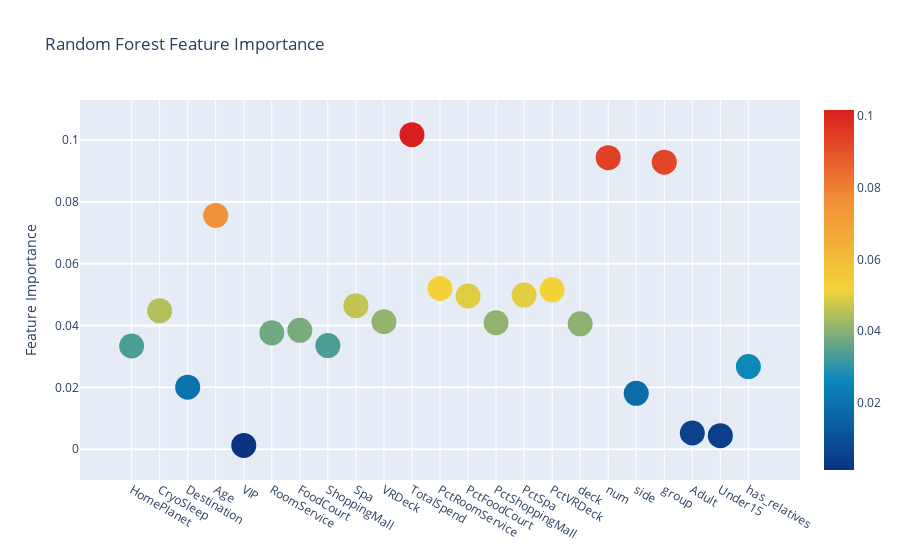
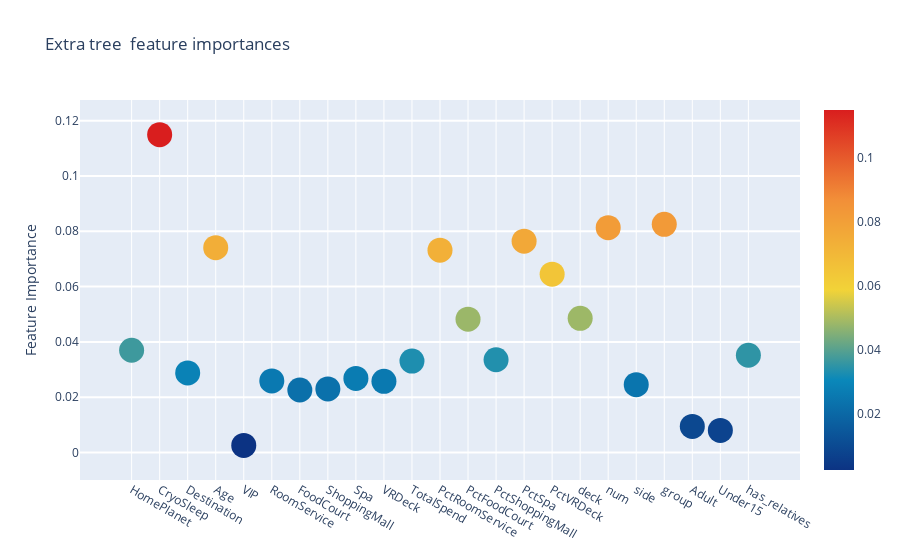
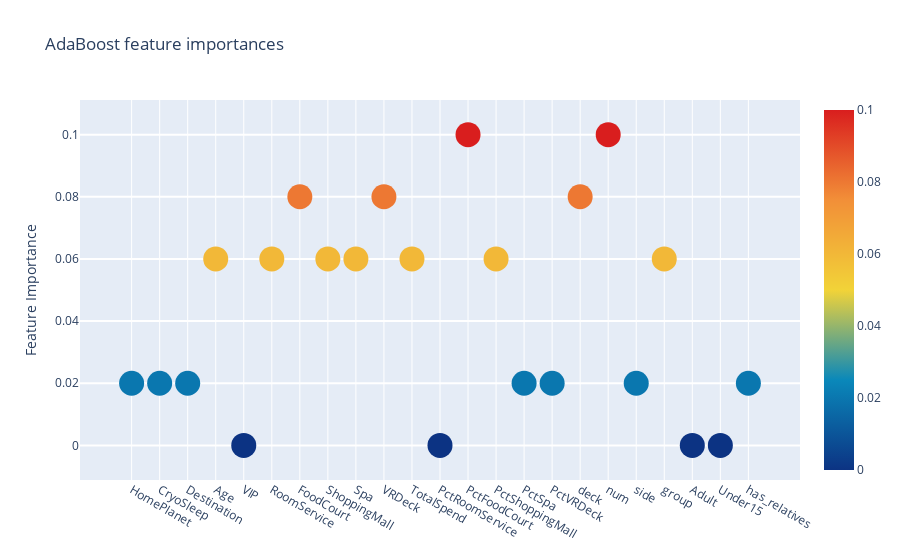
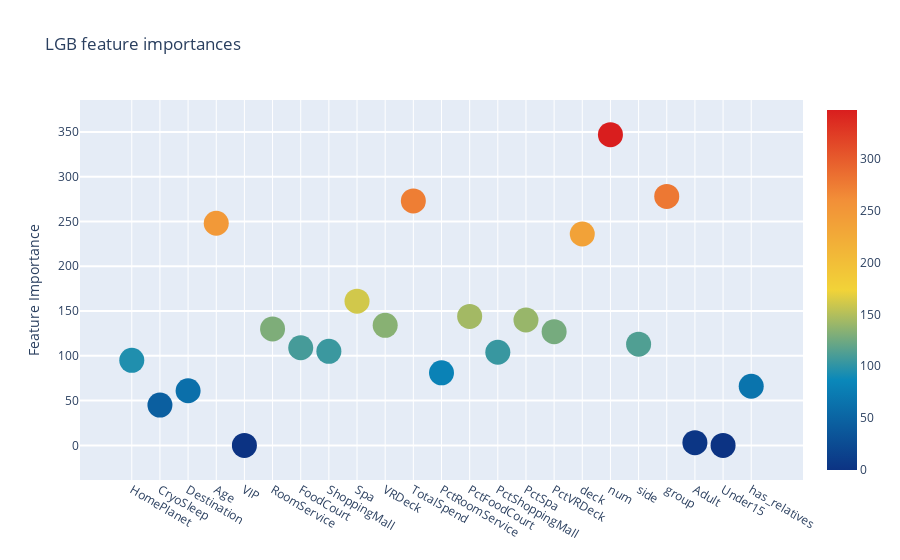

Notebook code for these charts, in order:
### Markdown cell above
Interactive feature importances via Plotly scatterplots

### Code cell
import plotly.offline as py

# Random forest
trace = go.Scatter(
    y = feature_dataframe['Random Forest feature importances'].values,
    x = feature_dataframe['features'].values,
    mode='markers',
    marker=dict(
        sizemode = 'diameter',
        sizeref = 1,
        size = 25,
#       size= feature_dataframe['AdaBoost feature importances'].values,
        #color = np.random.randn(500), #set color equal to a variable
        color = feature_dataframe['Random Forest feature importances'].values,
        colorscale='Portland',
        showscale=True
    ),
    text = feature_dataframe['features'].values
)
data = [trace]

layout= go.Layout(
    autosize= True,
    title= 'Random Forest Feature Importance',
    hovermode= 'closest',
#     xaxis= dict(
#         title= 'Pop',
#         ticklen= 5,
#         zeroline= False,
#         gridwidth= 2,
#     ),
    yaxis=dict(
        title= 'Feature Importance',
        ticklen= 5,
        gridwidth= 2
    ),
    showlegend= False
)
fig = go.Figure(data=data, layout=layout)
py.iplot(fig,filename='scatter2010')


# Extra tree
trace = go.Scatter(
    y = feature_dataframe['Extra tree  feature importances'].values,
    x = feature_dataframe['features'].values,
    mode='markers',
    marker=dict(
        sizemode = 'diameter',
        sizeref = 1,
        size = 25,
#       size= feature_dataframe['AdaBoost feature importances'].values,
        #color = np.random.randn(500), #set color equal to a variable
        color = feature_dataframe['Extra tree  feature importances'].values,
        colorscale='Portland',
        showscale=True
    ),
    text = feature_dataframe['features'].values
)
data = [trace]

layout= go.Layout(
    autosize= True,
    title= 'Extra tree  feature importances',
    hovermode= 'closest',
#     xaxis= dict(
#         title= 'Pop',
#         ticklen= 5,
#         zeroline= False,
#         gridwidth= 2,
#     ),
    yaxis=dict(
        title= 'Feature Importance',
        ticklen= 5,
        gridwidth= 2
    ),
    showlegend= False
)
fig = go.Figure(data=data, layout=layout)
py.iplot(fig,filename='scatter2010')


# AdaBoost
trace = go.Scatter(
    y = feature_dataframe['AdaBoost feature importances'].values,
    x = feature_dataframe['features'].values,
    mode='markers',
    marker=dict(
        sizemode = 'diameter',
        sizeref = 1,
        size = 25,
#       size= feature_dataframe['AdaBoost feature importances'].values,
        #color = np.random.randn(500), #set color equal to a variable
        color = feature_dataframe['AdaBoost feature importances'].values,
        colorscale='Portland',
        showscale=True
    ),
    text = feature_dataframe['features'].values
)
data = [trace]

layout= go.Layout(
    autosize= True,
    title= 'AdaBoost feature importances',
    hovermode= 'closest',
#     xaxis= dict(
#         title= 'Pop',
#         ticklen= 5,
#         zeroline= False,
#         gridwidth= 2,
#     ),
    yaxis=dict(
        title= 'Feature Importance',
        ticklen= 5,
        gridwidth= 2
    ),
    showlegend= False
)
fig = go.Figure(data=data, layout=layout)
py.iplot(fig,filename='scatter2010')

# # CatBoost
# trace = go.Scatter(
#     y = feature_dataframe['Catboost  feature importances'].values,
#     x = feature_dataframe['features'].values,
#     mode='markers',
#     marker=dict(
#         sizemode = 'diameter',
#         sizeref = 1,
#         size = 25,
# #       size= feature_dataframe['AdaBoost feature importances'].values,
#         #color = np.random.randn(500), #set color equal to a variable
#         color = feature_dataframe['Catboost  feature importances'].values,
#         colorscale='Portland',
#         showscale=True
#     ),
#     text = feature_dataframe['features'].values
# )
# data = [trace]

# layout= go.Layout(
#     autosize= True,
#     title= 'Catboost  feature importances',
#     hovermode= 'closest',
# #     xaxis= dict(
# #         title= 'Pop',
# #         ticklen= 5,
# #         zeroline= False,
# #         gridwidth= 2,
# #     ),
#     yaxis=dict(
#         title= 'Feature Importance',
#         ticklen= 5,
#         gridwidth= 2
#     ),
#     showlegend= False
# )
# fig = go.Figure(data=data, layout=layout)
# py.iplot(fig,filename='scatter2010')

# LGB 
trace = go.Scatter(
    y = feature_dataframe['LGB feature importances'].values,
    x = feature_dataframe['features'].values,
    mode='markers',
    marker=dict(
        sizemode = 'diameter',
        sizeref = 1,
        size = 25,
#       size= feature_dataframe['AdaBoost feature importances'].values,
        #color = np.random.randn(500), #set color equal to a variable
        color = feature_dataframe['LGB feature importances'].values,
        colorscale='Portland',
        showscale=True
    ),
    text = feature_dataframe['features'].values
)
data = [trace]

layout= go.Layout(
    autosize= True,
    title= 'LGB feature importances',
    hovermode= 'closest',
#     xaxis= dict(
#         title= 'Pop',
#         ticklen= 5,
#         zeroline= False,
#         gridwidth= 2,
#     ),
    yaxis=dict(
        title= 'Feature Importance',
        ticklen= 5,
        gridwidth= 2
    ),
    showlegend= False
)
fig = go.Figure(data=data, layout=layout)
py.iplot(fig,filename='scatter2010')

### Figure 1 — Plotly figure (JSON) as saved in the notebook; plotly's stock layout.template omitted (floating-point values rounded to 4 significant figures)
{"data": [{"marker": {"color": [0.03339, 0.04475, 0.02008, 0.07561, 0.001238, 0.03765, 0.03846, 0.03351, 0.04641, 0.04122, 0.1018, 0.05198, 0.04955, 0.0409, 0.04985, 0.05155, 0.04054, 0.0943, 0.01806, 0.09283, 0.005241, 0.00438, 0.02673], "colorscale": [[0, "rgb(12,51,131)"], [0.25, "rgb(10,136,186)"], [0.5, "rgb(242,211,56)"], [0.75, "rgb(242,143,56)"], [1, "rgb(217,30,30)"]], "showscale": true, "size": 25, "sizemode": "diameter", "sizeref": 1}, "mode": "markers", "text": ["HomePlanet", "CryoSleep", "Destination", "Age", "VIP", "RoomService", "FoodCourt", "ShoppingMall", "Spa", "VRDeck", "TotalSpend", "PctRoomService", "PctFoodCourt", "PctShoppingMall", "PctSpa", "PctVRDeck", "deck", "num", "side", "group", "Adult", "Under15", "has_relatives"], "type": "scatter", "x": ["HomePlanet", "CryoSleep", "Destination", "Age", "VIP", "RoomService", "FoodCourt", "ShoppingMall", "Spa", "VRDeck", "TotalSpend", "PctRoomService", "PctFoodCourt", "PctShoppingMall", "PctSpa", "PctVRDeck", "deck", "num", "side", "group", "Adult", "Under15", "has_relatives"], "y": [0.03339, 0.04475, 0.02008, 0.07561, 0.001238, 0.03765, 0.03846, 0.03351, 0.04641, 0.04122, 0.1018, 0.05198, 0.04955, 0.0409, 0.04985, 0.05155, 0.04054, 0.0943, 0.01806, 0.09283, 0.005241, 0.00438, 0.02673]}], "layout": {"autosize": true, "hovermode": "closest", "showlegend": false, "title": {"text": "Random Forest Feature Importance"}, "yaxis": {"gridwidth": 2, "ticklen": 5, "title": {"text": "Feature Importance"}}}}

### Figure 2 — Plotly figure (JSON) as saved in the notebook; plotly's stock layout.template omitted (floating-point values rounded to 4 significant figures)
{"data": [{"marker": {"color": [0.037, 0.115, 0.02878, 0.07409, 0.002598, 0.02589, 0.02261, 0.023, 0.02679, 0.02577, 0.03308, 0.07317, 0.04823, 0.03355, 0.07642, 0.0645, 0.04854, 0.08132, 0.02456, 0.08251, 0.009457, 0.007998, 0.03519], "colorscale": [[0, "rgb(12,51,131)"], [0.25, "rgb(10,136,186)"], [0.5, "rgb(242,211,56)"], [0.75, "rgb(242,143,56)"], [1, "rgb(217,30,30)"]], "showscale": true, "size": 25, "sizemode": "diameter", "sizeref": 1}, "mode": "markers", "text": ["HomePlanet", "CryoSleep", "Destination", "Age", "VIP", "RoomService", "FoodCourt", "ShoppingMall", "Spa", "VRDeck", "TotalSpend", "PctRoomService", "PctFoodCourt", "PctShoppingMall", "PctSpa", "PctVRDeck", "deck", "num", "side", "group", "Adult", "Under15", "has_relatives"], "type": "scatter", "x": ["HomePlanet", "CryoSleep", "Destination", "Age", "VIP", "RoomService", "FoodCourt", "ShoppingMall", "Spa", "VRDeck", "TotalSpend", "PctRoomService", "PctFoodCourt", "PctShoppingMall", "PctSpa", "PctVRDeck", "deck", "num", "side", "group", "Adult", "Under15", "has_relatives"], "y": [0.037, 0.115, 0.02878, 0.07409, 0.002598, 0.02589, 0.02261, 0.023, 0.02679, 0.02577, 0.03308, 0.07317, 0.04823, 0.03355, 0.07642, 0.0645, 0.04854, 0.08132, 0.02456, 0.08251, 0.009457, 0.007998, 0.03519]}], "layout": {"autosize": true, "hovermode": "closest", "showlegend": false, "title": {"text": "Extra tree  feature importances"}, "yaxis": {"gridwidth": 2, "ticklen": 5, "title": {"text": "Feature Importance"}}}}

### Figure 3 — Plotly figure (JSON) as saved in the notebook; plotly's stock layout.template omitted (floating-point values rounded to 4 significant figures)
{"data": [{"marker": {"color": [0.02, 0.02, 0.02, 0.06, 0, 0.06, 0.08, 0.06, 0.06, 0.08, 0.06, 0, 0.1, 0.06, 0.02, 0.02, 0.08, 0.1, 0.02, 0.06, 0, 0, 0.02], "colorscale": [[0, "rgb(12,51,131)"], [0.25, "rgb(10,136,186)"], [0.5, "rgb(242,211,56)"], [0.75, "rgb(242,143,56)"], [1, "rgb(217,30,30)"]], "showscale": true, "size": 25, "sizemode": "diameter", "sizeref": 1}, "mode": "markers", "text": ["HomePlanet", "CryoSleep", "Destination", "Age", "VIP", "RoomService", "FoodCourt", "ShoppingMall", "Spa", "VRDeck", "TotalSpend", "PctRoomService", "PctFoodCourt", "PctShoppingMall", "PctSpa", "PctVRDeck", "deck", "num", "side", "group", "Adult", "Under15", "has_relatives"], "type": "scatter", "x": ["HomePlanet", "CryoSleep", "Destination", "Age", "VIP", "RoomService", "FoodCourt", "ShoppingMall", "Spa", "VRDeck", "TotalSpend", "PctRoomService", "PctFoodCourt", "PctShoppingMall", "PctSpa", "PctVRDeck", "deck", "num", "side", "group", "Adult", "Under15", "has_relatives"], "y": [0.02, 0.02, 0.02, 0.06, 0, 0.06, 0.08, 0.06, 0.06, 0.08, 0.06, 0, 0.1, 0.06, 0.02, 0.02, 0.08, 0.1, 0.02, 0.06, 0, 0, 0.02]}], "layout": {"autosize": true, "hovermode": "closest", "showlegend": false, "title": {"text": "AdaBoost feature importances"}, "yaxis": {"gridwidth": 2, "ticklen": 5, "title": {"text": "Feature Importance"}}}}

### Figure 4 — Plotly figure (JSON) as saved in the notebook; plotly's stock layout.template omitted (floating-point values rounded to 4 significant figures)
{"data": [{"marker": {"color": [95, 45, 61, 248, 0, 130, 109, 105, 161, 134, 273, 81, 144, 104, 140, 127, 236, 347, 113, 278, 3, 0, 66], "colorscale": [[0, "rgb(12,51,131)"], [0.25, "rgb(10,136,186)"], [0.5, "rgb(242,211,56)"], [0.75, "rgb(242,143,56)"], [1, "rgb(217,30,30)"]], "showscale": true, "size": 25, "sizemode": "diameter", "sizeref": 1}, "mode": "markers", "text": ["HomePlanet", "CryoSleep", "Destination", "Age", "VIP", "RoomService", "FoodCourt", "ShoppingMall", "Spa", "VRDeck", "TotalSpend", "PctRoomService", "PctFoodCourt", "PctShoppingMall", "PctSpa", "PctVRDeck", "deck", "num", "side", "group", "Adult", "Under15", "has_relatives"], "type": "scatter", "x": ["HomePlanet", "CryoSleep", "Destination", "Age", "VIP", "RoomService", "FoodCourt", "ShoppingMall", "Spa", "VRDeck", "TotalSpend", "PctRoomService", "PctFoodCourt", "PctShoppingMall", "PctSpa", "PctVRDeck", "deck", "num", "side", "group", "Adult", "Under15", "has_relatives"], "y": [95, 45, 61, 248, 0, 130, 109, 105, 161, 134, 273, 81, 144, 104, 140, 127, 236, 347, 113, 278, 3, 0, 66]}], "layout": {"autosize": true, "hovermode": "closest", "showlegend": false, "title": {"text": "LGB feature importances"}, "yaxis": {"gridwidth": 2, "ticklen": 5, "title": {"text": "Feature Importance"}}}}
